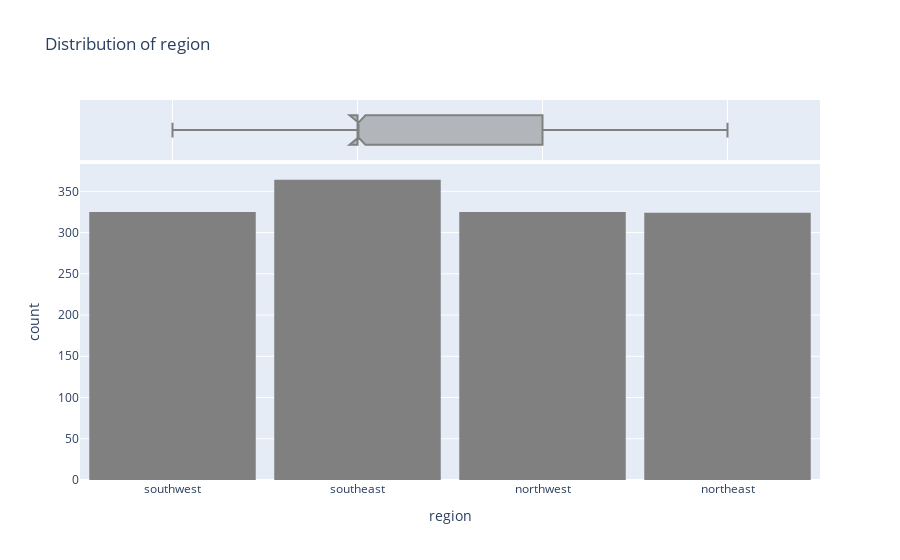

Notebook code for this chart:
### Code cell
fig=px.histogram(medical_df,
                x='region',
                marginal='box',
                color_discrete_sequence=['grey'],
                title='Distribution of region')
fig.update_layout(bargap=0.1)
fig.show()

### Figure 1 — Plotly figure (JSON) as saved in the notebook; plotly's stock layout.template omitted (floating-point values rounded to 4 significant figures; data arrays with more than 128 entries replaced by an {"elided": "..."} marker saying what was removed)
{"data": [{"alignmentgroup": "True", "bingroup": "x", "hovertemplate": "region=%{x}<br>count=%{y}<extra></extra>", "legendgroup": "", "marker": {"color": "grey", "pattern": {"shape": ""}}, "name": "", "offsetgroup": "", "orientation": "v", "showlegend": false, "type": "histogram", "x": {"elided": "1338 str values"}, "xaxis": "x", "yaxis": "y"}, {"alignmentgroup": "True", "hovertemplate": "region=%{x}<extra></extra>", "legendgroup": "", "marker": {"color": "grey"}, "name": "", "notched": true, "offsetgroup": "", "showlegend": false, "type": "box", "x": {"elided": "1338 str values"}, "xaxis": "x2", "yaxis": "y2"}], "layout": {"autosize": true, "bargap": 0.1, "barmode": "relative", "legend": {"tracegroupgap": 0}, "title": {"text": "Distribution of region"}, "xaxis": {"anchor": "y", "autorange": true, "domain": [0, 1], "range": [-0.5, 3.5], "title": {"text": "region"}, "type": "category"}, "xaxis2": {"anchor": "y2", "autorange": true, "domain": [0, 1], "matches": "x", "range": [-0.5, 3.5], "showgrid": true, "showticklabels": false, "type": "category"}, "yaxis": {"anchor": "x", "autorange": true, "domain": [0, 0.8316], "range": [0, 383.2], "title": {"text": "count"}}, "yaxis2": {"anchor": "x2", "autorange": true, "domain": [0.8416, 1], "matches": "y2", "range": [-0.5, 0.5], "showgrid": false, "showline": false, "showticklabels": false, "ticks": "", "type": "category"}}}
